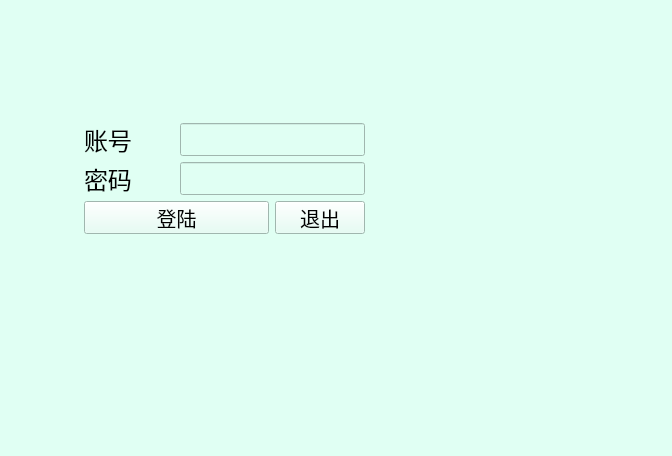
<?xml version="1.0" encoding="UTF-8"?>
<ui version="4.0">
 <class>Land</class>
 <widget class="QWidget" name="Land">
  <property name="geometry">
   <rect>
    <x>0</x>
    <y>0</y>
    <width>672</width>
    <height>456</height>
   </rect>
  </property>
  <property name="windowTitle">
   <string>Form</string>
  </property>
  <property name="styleSheet">
   <string notr="true">background-color: rgb(224, 255, 243);</string>
  </property>
  <widget class="QWidget" name="layoutWidget">
   <property name="geometry">
    <rect>
     <x>84</x>
     <y>123</y>
     <width>281</width>
     <height>111</height>
    </rect>
   </property>
   <layout class="QGridLayout" name="gridLayout">
    <item row="0" column="0">
     <widget class="QLabel" name="label">
      <property name="font">
       <font>
        <pointsize>18</pointsize>
       </font>
      </property>
      <property name="text">
       <string>账号</string>
      </property>
     </widget>
    </item>
    <item row="0" column="1" colspan="2">
     <widget class="QLineEdit" name="AccoutLineEdit">
      <property name="sizePolicy">
       <sizepolicy hsizetype="Expanding" vsizetype="Minimum">
        <horstretch>0</horstretch>
        <verstretch>0</verstretch>
       </sizepolicy>
      </property>
      <property name="font">
       <font>
        <pointsize>15</pointsize>
       </font>
      </property>
     </widget>
    </item>
    <item row="1" column="0">
     <widget class="QLabel" name="label_2">
      <property name="font">
       <font>
        <pointsize>18</pointsize>
       </font>
      </property>
      <property name="text">
       <string>密码</string>
      </property>
     </widget>
    </item>
    <item row="1" column="1" colspan="2">
     <widget class="QLineEdit" name="PassLineEdit">
      <property name="sizePolicy">
       <sizepolicy hsizetype="Expanding" vsizetype="Minimum">
        <horstretch>0</horstretch>
        <verstretch>0</verstretch>
       </sizepolicy>
      </property>
      <property name="font">
       <font>
        <pointsize>15</pointsize>
       </font>
      </property>
     </widget>
    </item>
    <item row="2" column="0" colspan="2">
     <widget class="QPushButton" name="londBtn">
      <property name="sizePolicy">
       <sizepolicy hsizetype="Minimum" vsizetype="Minimum">
        <horstretch>0</horstretch>
        <verstretch>0</verstretch>
       </sizepolicy>
      </property>
      <property name="font">
       <font>
        <pointsize>15</pointsize>
       </font>
      </property>
      <property name="text">
       <string>登陆</string>
      </property>
     </widget>
    </item>
    <item row="2" column="2">
     <widget class="QPushButton" name="exitBtn">
      <property name="font">
       <font>
        <pointsize>15</pointsize>
       </font>
      </property>
      <property name="text">
       <string>退出</string>
      </property>
     </widget>
    </item>
   </layout>
  </widget>
 </widget>
 <resources/>
 <connections/>
</ui>
